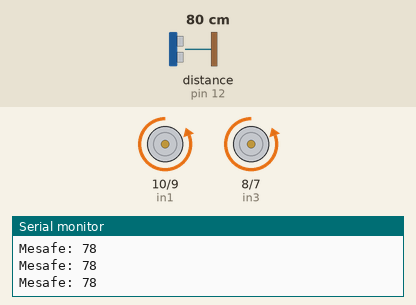
The sketch below on a simulated Arduino Uno, built with avr-gcc and run on an emulated ATmega328P. On the bench: motor-driver pin pairs drawn as motors (green arrow = first pin HIGH = forward, orange = second pin HIGH = backward, longer = more drive, scaled by the enable pin), the last lines printed to the serial monitor. Wiring (inferred from the names in the program): ultrasonic range finder: trigger pin 13; echo pin 12. The test bench sets the inputs (shaded band); at power-on: distance to the obstacle (sensor on pin 12) 80 cm. The echo pulse lasts 58.3 µs per cm.

Above: at 1.2 s.
1.3 s: distance to the obstacle (sensor on pin 12) set to 23 cm
4.3 s: distance to the obstacle (sensor on pin 12) set to 18 cm
At 5.5 s:
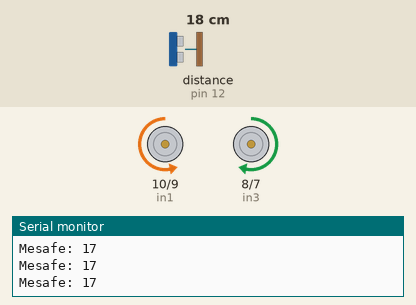
5.8 s: distance to the obstacle (sensor on pin 12) set to 60 cm
At 6.1 s:
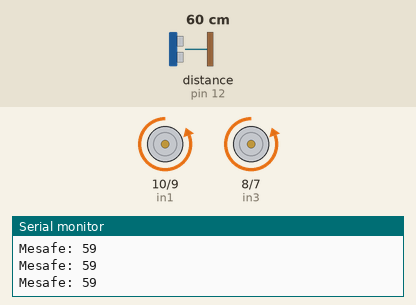
7.3 s: distance to the obstacle (sensor on pin 12) set to 2 cm
At 8.1 s:
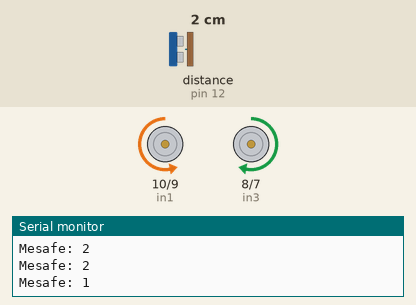
8.8 s: distance to the obstacle (sensor on pin 12) set to 120 cm
At 9.7 s:
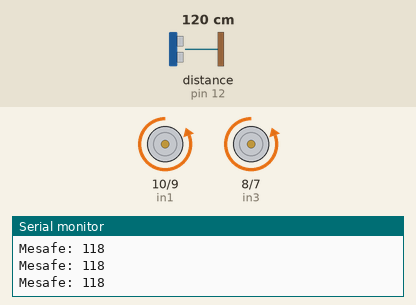
Timing chart, 0 to 11.3 s (numbered marks = the images above; inputs shaded):
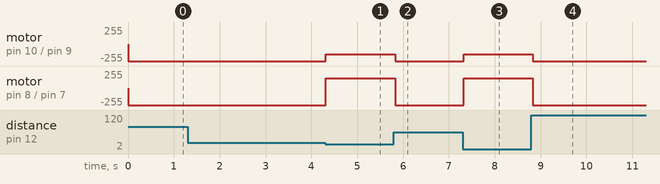

Measured:
- the behaviour switches between 21 and 20 cm on distance to the obstacle (sensor on pin 12) (found by bisection; images 0 and 1)
- after the input at 4.3 s, motor on pin 10 (in1) / pin 9 (in2): backward 255/255 → backward 150/255 at once; motor on pin 8 (in3) / pin 7 (in4): backward 255/255 → forward 150/255 at once
- after the input at 5.8 s, motor on pin 10 (in1) / pin 9 (in2): backward 150/255 → backward 255/255 at once; motor on pin 8 (in3) / pin 7 (in4): forward 150/255 → backward 255/255 at once
- after the input at 7.3 s, motor on pin 10 (in1) / pin 9 (in2): backward 255/255 → backward 150/255 at once; motor on pin 8 (in3) / pin 7 (in4): backward 255/255 → forward 150/255 at once
- after the input at 8.8 s, motor on pin 10 (in1) / pin 9 (in2): backward 150/255 → backward 255/255 at once; motor on pin 8 (in3) / pin 7 (in4): forward 150/255 → backward 255/255 at once

The sketch:

2wd_engelden_kacan_robot.ino
```cpp
#define enA 11   // Motor A hız kontrol pini
#define enB 6    // Motor B hız kontrol pini
#define in1 10   // Motor A yön kontrol pini 1
#define in2 9    // Motor A yön kontrol pini 2
#define in3 8    // Motor B yön kontrol pini 1
#define in4 7    // Motor B yön kontrol pini 2

#define trigPin 13  // Mesafe sensörünün trig pini
#define echoPin 12  // Mesafe sensörünün eko pini

long duration; // Süre
int distance;  // Mesafe
int obstacleCount = 0;  // Engel sayısını takip etmek için

void setup() {

  // Motor pinlerini çıkış olarak ayarlayın
  pinMode(enA, OUTPUT);
  pinMode(enB, OUTPUT);
  pinMode(in1, OUTPUT);
  pinMode(in2, OUTPUT);
  pinMode(in3, OUTPUT);
  pinMode(in4, OUTPUT);

  // Mesafe sensörü pinlerini ayarlayın
  pinMode(trigPin, OUTPUT);
  pinMode(echoPin, INPUT);

  Serial.begin(9600); // Seri iletişim başlat

}

void loop() {
  // Mesafe ölçümü yap
  measureDistance();

  // Mesafe güvenli mi kontrol et
  if (distance < 20) { // Mesafe 20 cm'den az ise

    obstacleCount++; // Engel sayısını artır
    makeTurn(); // Dönüş yap

  } else {

    obstacleCount = 0; // Engel yoksa sayacı sıfırla
    moveForward(); // İleri git

  }

  // Engel sayısı 30'a ulaştıysa durdur
  if (obstacleCount >= 30) {

    stopMotors(); // Motorları durdur

    while (distance < 20) {
      measureDistance(); // Güvenli mesafe sağlanana kadar mesafe ölç
    }
  }
}

// Mesafeyi ölçen fonksiyon
void measureDistance() {

  digitalWrite(trigPin, LOW);
  delayMicroseconds(2);
  digitalWrite(trigPin, HIGH);
  delayMicroseconds(10);
  digitalWrite(trigPin, LOW);

  duration = pulseIn(echoPin, HIGH);
  distance = duration * 0.034 / 2; // cm cinsinden mesafe

  Serial.print("Mesafe: ");
  Serial.println(distance);
}

// İleri hareket eden fonksiyon (motor yönü ters)
void moveForward() {

  digitalWrite(in1, LOW);
  digitalWrite(in2, HIGH); // Motor A'yı geriye hareket ettir
  digitalWrite(in3, LOW);
  digitalWrite(in4, HIGH); // Motor B'yi geriye hareket ettir

  analogWrite(enA, 255); // Hız ayarı
  analogWrite(enB, 255);

}

// Dönüş yapan fonksiyon
void makeTurn() {

  digitalWrite(in1, LOW);
  digitalWrite(in2, HIGH); // Motor A'yı geriye hareket ettir
  digitalWrite(in3, HIGH);
  digitalWrite(in4, LOW); // Motor B'yi ileri hareket ettir

  analogWrite(enA, 150); // Dönüş hızı ayarı
  analogWrite(enB, 150);

  delay(300); // Kısa bir süre döner

}

// Motorları durduran fonksiyon
void stopMotors() {

  digitalWrite(in1, LOW);
  digitalWrite(in2, LOW);
  digitalWrite(in3, LOW);
  digitalWrite(in4, LOW);

}
```
